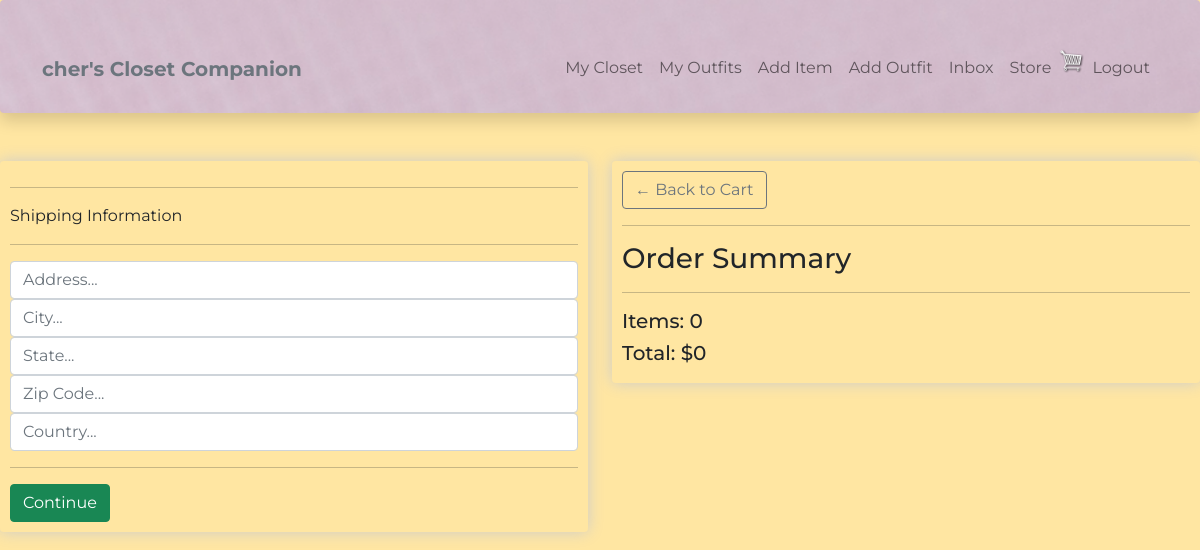
The app's page /store/checkout/ (signed in), older data.
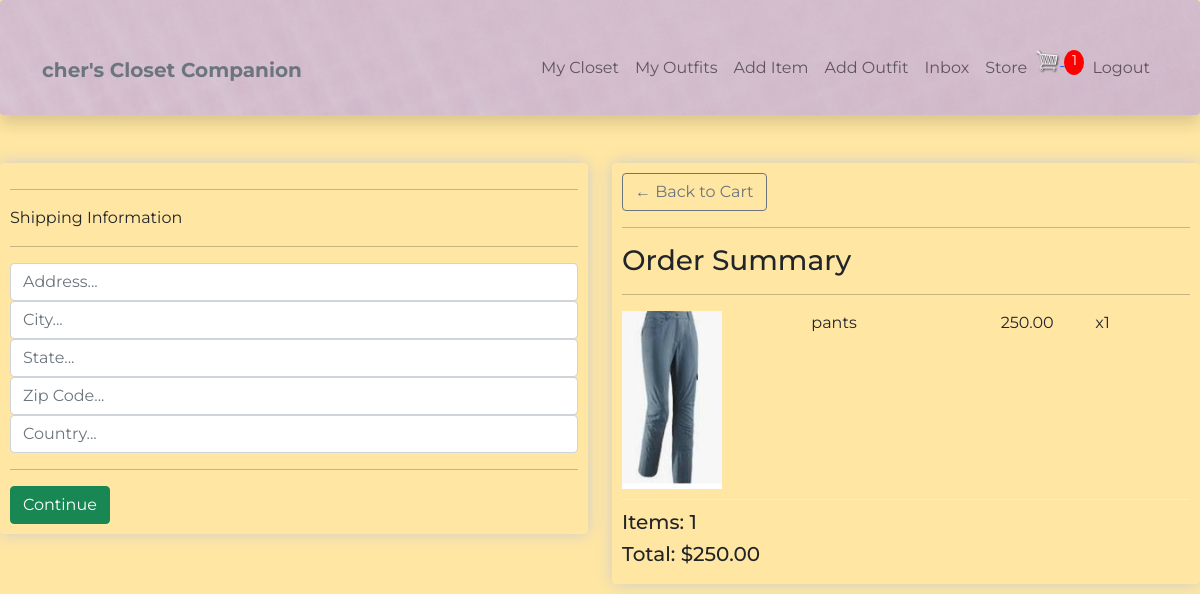
The same page, newer data.
### store/models.py (models this page shows, shortened)
class Order(models.Model):
    customer = models.ForeignKey(Profile, on_delete=models.CASCADE, null=True, blank=True)
    date_ordered = models.DateTimeField(auto_now_add=True)
    complete = models.BooleanField(default=False)
    transaction_id = models.CharField(max_length=100, null=True)
    @property
    def get_cart_total(self):
        orderitems = self.orderitem_set.all()
        total = sum([item.get_total for item in orderitems])
        return total
    @property
    def get_cart_items(self):
        orderitems = self.orderitem_set.all()
        total = sum([item.quantity for item in orderitems])
        return total

class OrderItem(models.Model):
    item = models.ForeignKey(Item, on_delete = models.SET_NULL, null=True)
    order = models.ForeignKey(Order, on_delete=models.SET_NULL, null=True)
    quantity = models.IntegerField(default=0, null=True, blank=True)
    date_added = models.DateTimeField(auto_now_add=True)
    @property
    def get_total(self):
        total = self.item.price * self.quantity
        return total

### wardrobe/models.py (models this page shows, shortened)
class Item(models.Model):
    top = 'top'
    bottom = 'bottom'
    dress = 'dress'
    shoe = 'shoe'
    outerwear = 'outerwear'
    handbag = 'handbag'
    other = 'other'
    item_type = [
        (top, 'top'),
        (bottom, 'bottom'),
        (dress, 'dress'),
        (shoe, 'shoe'),
        (outerwear, 'outerwear'),
        (handbag, 'handbag'),
        (other, 'other'),
    ]
    owner = models.ForeignKey(Profile, null=True, blank=True, on_delete=models.CASCADE)
    name = models.CharField(max_length=100)
    description = models.TextField(max_length=300, blank=True, null=True)
    type = models.CharField(max_length=100, choices = item_type, default=shoe)
    image = ResizedImageField(size=[200, 200], blank=True, null=True, upload_to="images")
    url = models.URLField(max_length=200, blank=True, null=True)
    sell = models.BooleanField(default=False)
    price = models.DecimalField(max_digits=7, decimal_places=2, blank=True, null=True)
    tags = models.ManyToManyField('Tag', blank=True)
    created = models.DateTimeField(auto_now_add=True)
    id = models.UUIDField(default=uuid.uuid4, unique=True, primary_key=True, editable=False)
    @property
    def imageURL(self):
        try:
            url = self.image.url
        except:
            url = ''
        return url

### store/views.py (the view)
# urls.py: path('checkout/', views.checkout, name="checkout"),
@login_required(login_url="login")
def checkout(request):
    data = cartData(request)
    cartItems = data['cartItems']
    order = data['order']
    orderItems = data['orderItems']
    context = {'orderItems': orderItems, 'order': order, 'cartItems': cartItems}
    return render(request, 'store/checkout.html', context)

### store/utils.py (called while the page is built)
def cartData(request):
	if request.user.is_authenticated:
		customer = request.user.profile
		order, created = Order.objects.get_or_create(customer=customer, complete=False)
		orderItems = order.orderitem_set.all()
		cartItems = order.get_cart_items
	else:
		return redirect('login')
	return {'cartItems': cartItems ,'order': order, 'orderItems': orderItems}

### store/templates/store/checkout.html (shortened to what this page needs)
{% extends 'main.html'%}
{% load static %}
{% block content %}
<div class="row">
    <div class="col-lg-6">
        <div class="box-element" id="form-wrapper">
            <form id="form">
                <div id="shipping-info">
                    <hr>
                    <p>Shipping Information</p>
                    <hr>
                    <div class="form-field">
                        <input type="text" class="form-control" name="address" placeholder="Address...">
                    </div>
                    <div class="form-field">
                        <input type="text" class="form-control" name="city" placeholder="City...">
                    </div>
                    <div class="form-field">
                        <input type="text" class="form-control" name="state" placeholder="State...">
                    </div>
                    <div class="form-field">
                        <input type="text" class="form-control" name="zipcode" placeholder="Zip Code...">
                    </div>
                    <div class="form-field">
                        <input type="text" class="form-control" name="country" placeholder="Country...">
                    </div>
                </div>
                <hr>
                <input id="form-button" value="Continue" type="submit" class="btn btn-success btn-block">
            </form>
        </div>
        <br>
    </div>
    <div class="col-lg-6">
        <div class="box-element">
            <a href="{% url 'cart' %}" class="btn btn-outline-secondary">&#x2190; Back to Cart</a>
            <hr>
            <h3>Order Summary</h3>
            <hr>
            {% for orderItem in orderItems %}
            <div class="cart-row">
                <div style="flex:2"><img class="row-image" src="{{orderItem.item.imageURL}}"></div>
                <div style="flex:2">{{orderItem.item.name}}</div>
                <div style="flex:1">{{orderItem.item.price|floatformat:2}}</div>
                <div style="flex:1"><p>x{{orderItem.quantity}}</p></div>
            </div>
            {% endfor %}
            <h5>Items: {{order.get_cart_items}}</h5>
            <h5>Total: ${{order.get_cart_total}}</h5>
        </div>
    </div>
</div>
{% endblock %}

### templates/navbar.html (shortened to what this page needs)
{% load static %}
<nav class="navbar navbar-expand-lg navbar-light pt-5 pb-4 shadow p-3 mb-5 bg-body rounded texture">
    <div class="container-lg">
        <a class="navbar-brand" href="/">
        {% if request.user.is_authenticated %}
        <span class="text-secondary fw-bold">
            {{request.user.profile.username}}'s Closet Companion
        </span>
        </a>
        {% else %}
        <a class="navbar-brand" href="/">
        <span class="text-secondary fw-bold">
            Closet Companion
        </span>
        </a>
        {% endif %}
        <div class="collapse navbar-collapse justify-content-end align-center" id="main-nav">
        {% if request.user.is_authenticated %}
        <ul class="navbar-nav">
            <li class="nav-item">
            <a class="nav-link" href="{% url 'items' %}">My Closet</a></span>
            </li>
            <li class="nav-item">
            <a class="nav-link" href="{% url 'outfits' %}">My Outfits</a></span>
            </li>
            <li class="nav-item d-none d-md-inline">
            <a class="nav-link" href="{% url 'create-item' %}">Add Item</a>
            </li>
            <li class="nav-item d-none d-md-inline">
            <a class="nav-link" href="{% url 'create-outfit' %}">Add Outfit</a>
            </li>
            <li class="nav-item">
            <a class="nav-link" href="{% url 'inbox' %}">Inbox</a>
            </li>
            <li class="nav-item d-none d-md-inline">
            <a class="nav-link" href="{% url 'store' %}">Store</a>
            </li>
            <div>
                <a href="{% url 'cart' %}">
                <img class="menu-icon" width="30px" id='cart-icon' src="{% static 'images/cart.png' %}" alt="">
                </a>
                {% if cartItems %}
                <p id="cart-total">{{cartItems}}</p>
                {% else %}
                <p></p>
                {% endif %}
            </div>
            <li class="nav-item">
            <a class="nav-link" href="{% url 'logout' %}">Logout</a>
            </li>
        </ul>
        {% endif %}
        </div>
    </div>
</nav>

Row changes from the older to the newer data that the page shows:
removed Order: get_cart_items "0", get_cart_total "0"
added OrderItem: item.imageURL (picture), item.name "pants", item.price "250.00", quantity "1"
added Order: get_cart_items "1", get_cart_total "250.00"
Text that changed along with them:
{{ cartItems }}: (not shown) → "1"
